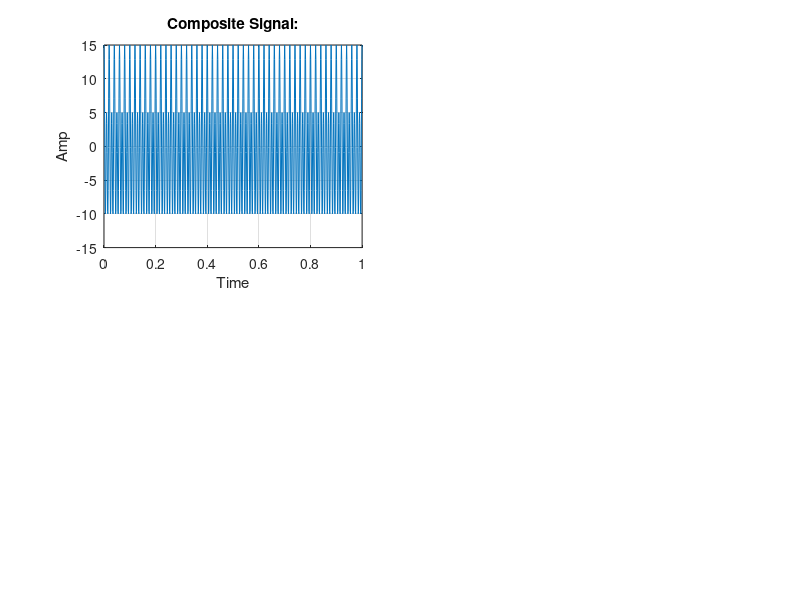
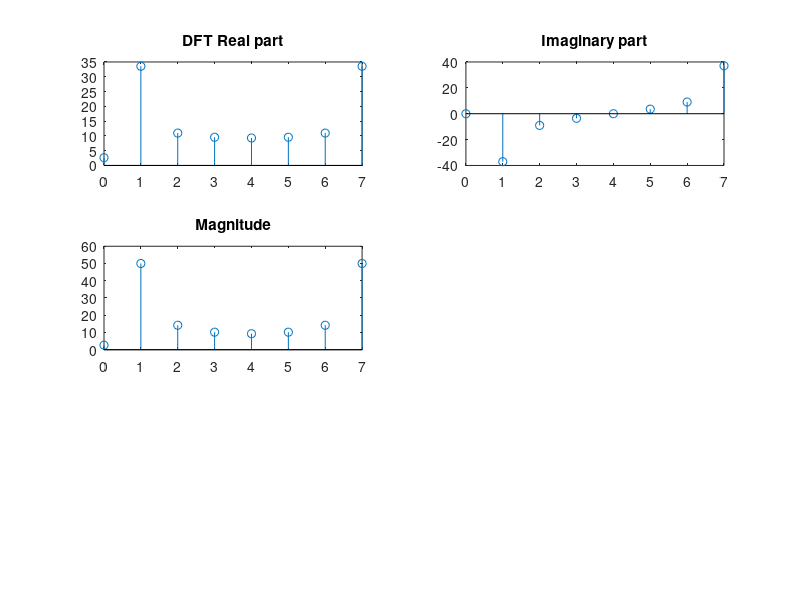

These figures' MATLAB source, in order:
clc
clear all
close all

a1=5;
a2=10;
f1=50;
f2=100;
t=0:0.001:1;

x1=a1*cos(2*pi*f1*t);
x2=a2*cos(2*pi*f2*t);

x=x1+x2;

figure(1)
subplot(221)
plot(t,x)
title('Composite Signal:')
xlabel('Time')
ylabel('Amp')
grid on

N=8;


X=zeros(N,1);
for m=0:N-1
    for n=0:N-1
        X(m+1)=X(m+1)+(x(n+1)*exp(-2i*pi*m*n/N));
    end
end
n=0:N-1;

figure(2)
subplot(3,2,1)
stem(n, real(X)), title('DFT Real part')
subplot(3,2,2)
stem(n, imag(X)),title('Imaginary part')
subplot(3,2,3)
stem(n, abs(X)),title('Magnitude')
